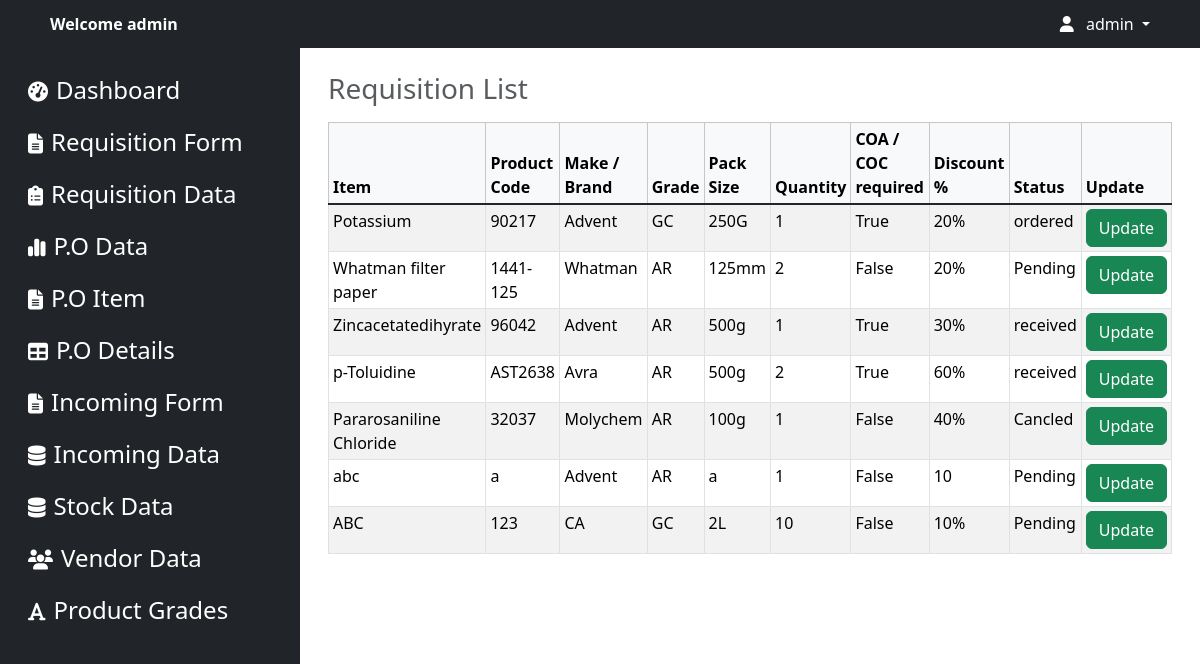
Page /requisition-list/ (signed in) on the committed database.
### apps/models.py (models this page shows, shortened)
class RequisitionItem(models.Model):
    item = models.CharField(max_length=100)
    product_code = models.CharField(max_length=100)
    make_brand = models.CharField(max_length=100)
    grade = models.CharField(max_length=20)
    pack_size = models.CharField(max_length=100)
    quantity = models.CharField(max_length=100)
    coa_coc_required = models.BooleanField(default=False)
    discount = models.CharField(max_length=100,default='None')
    status = models.CharField(max_length=50)

### apps/views.py (the view)
# urls.py: path('requisition-list/', views.requisition_data_list, name='requisition_data_list'),
@login_required
@never_cache
def requisition_data_list(request):
    vendors = Vendor.objects.all()
    requisition_data = RequisitionItem.objects.all()
    return render(request, 'logined/requisition_list.html', {'vendors': vendors, 'requisition_data' : requisition_data})  # Create a success.html template

### templates/logined/requisition_list.html (shortened to what this page needs)
<!DOCTYPE html>
<html lang="en">
<head>
    {% load static %}
    <link href="https://cdn.jsdelivr.net/npm/bootstrap@5.3.2/dist/css/bootstrap.min.css" rel="stylesheet">
    <link href="https://cdnjs.cloudflare.com/ajax/libs/font-awesome/6.5.1/css/all.min.css" rel="stylesheet">
    <link rel="stylesheet" href="{% static 'css/index.css' %}">
    <link rel="stylesheet" href="{% static 'css/sidebar.css' %}">
    <link rel="stylesheet" href="https://cdn.datatables.net/2.0.2/css/dataTables.bootstrap5.css">
    <link rel="stylesheet" href="https://cdn.datatables.net/buttons/3.0.1/css/buttons.dataTables.css">
    <link rel="stylesheet" href="https://cdn.datatables.net/select/2.0.0/css/select.dataTables.css">
</head>
<body>
    {% include 'logined/navbar.html' %}
    <div class="container-fluid">
        {% include 'logined/sidebar.html' %}
        <div class="col overflow-x-auto ">
            <div class="container-fluid p-3">
                <div class="table-responsive{-sm|-md|-lg|-xl|-xxl}">
                    <table id="example"
                        class="caption-top table min-mobile-p table-bordered table-striped table-sm table-hover"
                        style="width:100%">
                        <caption>
                            <h3>Requisition List</h3>
                        </caption>
                        <thead class="table-light">
                            <tr>
                                <th>Item</th>
                                <th>Product Code</th>
                                <th>Make / Brand</th>
                                <th>Grade</th>
                                <th>Pack Size</th>
                                <th>Quantity</th>
                                <th>COA / COC required</th>
                                <th>Discount %</th>
                                <th>Status</th>
                                <th>Update</th>
                            </tr>
                        </thead>
                        <tbody class="table-group-divider">
                            {% for requisition in requisition_data %}
                            <tr>
                                <td>{{ requisition.item }}</td>
                                <td>{{ requisition.product_code }}</td>
                                <td>{{ requisition.make_brand }}</td>
                                <td>{{ requisition.grade }}</td>
                                <td>{{ requisition.pack_size }}</td>
                                <td>{{ requisition.quantity }}</td>
                                <td>{{ requisition.coa_coc_required }}</td>
                                <td>{{ requisition.discount }}</td>
                                <td>{{ requisition.status }}</td>
                                <td>
                                    <a href="{% url 'requisition_edit' product_code=requisition.product_code %}"
                                        class="mx-auto btn btn-success">Update</a>
                                </td>
                            </tr>
                            {% endfor %}
                        </tbody>
                    </table>
                </div>
            </div>
        </div>
    </div>
    </div>
</body>
</html>

### templates/logined/navbar.html (shortened to what this page needs)
{% load static %}
<nav class="navbar navbar-expand-lg navbar-dark bg-dark navbar-custom p-1 ">
    <div class="container">
        <div class="collapse navbar-collapse" id="navbarNav">
            <ul class="navbar-nav">
                <li class="nav-item">
                    <a class="nav-link d-none d-lg-block text-white fw-semibold" href="#">Welcome {{ user.username }}</a>
                </li>
            </ul>
            <ul class="navbar-nav ms-auto">
                {% if user.is_authenticated %}
                <li class="nav-item dropdown">
                    <a class="nav-link dropdown-toggle text-white" href="#" id="navbarDropdown" role="button"
                        data-bs-toggle="dropdown" aria-expanded="false">
                        <i class="fas fa-user"></i> <span class="ms-2 d-none d-sm-inline">{{ user.username }}</span>
                    </a>
                </li>
                {% endif %}
            </ul>
        </div>
    </div>
</nav>

### templates/logined/sidebar.html
{% load static %}
<div class="row flex-nowrap ">
    <div class="bg-dark col-auto col-md-4 col-lg-3 min-vh-100 d-flex flex-column justify-content-between">
        <div class="bg-dark">
            <ul class="nav nav-pills flex-column mt-3 ">
                <li class="nav-item">
                    <a href="{% url 'home_dashboard' %}" class="nav-link text-white" aria-current="page">
                        <i class="fs-5 fas fa-tachometer-alt"></i><span
                            class="fs-4 d-none ms-2 d-sm-inline">Dashboard</span>
                    </a>
                </li>
                <li class="nav-item py-2 py-sm-0">
                    <a href="{% url 'requisition_form' %}" class="nav-link text-white" aria-current="page">
                        <i class="fs-5 fas fa-file-text"></i><span
                            class="fs-4 d-none ms-2 d-sm-inline">Requisition Form</span>
                    </a>
                </li>
                <li class="nav-item py-2 py-sm-0">
                    <a href="{% url 'requisition_data_list' %}" class="nav-link text-white" aria-current="page">
                        <i class="fs-5 fas fa-clipboard-list"></i><span
                            class="fs-4 d-none ms-2 d-sm-inline">Requisition Data</span>
                    </a>
                </li>
                <li class="nav-item py-2 py-sm-0">
                    <a href="{% url 'po_details' %}" class="nav-link text-white" aria-current="page">
                        <i class="fs-5 fas fa-chart-simple"></i><span
                            class="fs-4 d-none ms-2 d-sm-inline">P.O Data</span>
                    </a>
                </li>
                <li class="nav-item py-2 py-sm-0">
                    <a href="{% url 'purchase_form' %}" class="nav-link text-white" aria-current="page">
                        <i class="fs-5 fas fa-file-text"></i><span
                            class="fs-4 d-none ms-2 d-sm-inline">P.O Item</span>
                    </a>
                </li>
                <li class="nav-item py-2 py-sm-0">
                    <a href="{% url 'purchase_list' %}" class="nav-link text-white" aria-current="page">
                        <i class="fs-5 fas fa-table"></i><span
                            class="fs-4 d-none ms-2 d-sm-inline">P.O Details</span>
                    </a>
                </li>
                <li class="nav-item py-2 py-sm-0">
                    <a href="{% url 'incoming_material_form' %}" class="nav-link text-white" aria-current="page">
                        <i class="fs-5 fas fa-file-text"></i><span
                            class="fs-4 d-none ms-2 d-sm-inline">Incoming Form</span>
                    </a>
                </li>
                <li class="nav-item py-2 py-sm-0">
                    <a href="{% url 'submitted_data_list' %}" class="nav-link text-white" aria-current="page">
                        <i class="fs-5 fas fa-database"></i><span
                            class="fs-4 d-none ms-2 d-sm-inline">Incoming Data</span>
                    </a>
                </li>
                <li class="nav-item py-2 py-sm-0">
                    <a href="{% url 'stock' %}" class="nav-link text-white" aria-current="page">
                        <i class="fs-5 fas fa-database"></i><span
                            class="fs-4 d-none ms-2 d-sm-inline">Stock Data</span>
                    </a>
                </li>
                <li class="nav-item py-2 py-sm-0">
                    <a href="{% url 'vendor_list' %}" class="nav-link text-white" aria-current="page">
                        <i class="fs-5 fas fa-users"></i><span
                            class="fs-4 d-none ms-2 d-sm-inline">Vendor Data</span>
                    </a>
                </li>
                <li class="nav-item py-2 py-sm-0">
                    <a href="{% url 'grade_list' %}" class="nav-link text-white" aria-current="page">
                        <i class="fs-5 fas fa-font"></i><span
                            class="fs-4 d-none ms-2 d-sm-inline">Product Grades</span>
                    </a>
                </li>
            </ul>
        </div>
    </div>

### static/css/index.css (style rules this page uses)
.navbar { --bs-navbar-padding-y: 0rem !important; }

### rows in the picture
RequisitionItem: item "Potassium", product_code "90217", make_brand "Advent", grade "GC", pack_size "250G", quantity "1", coa_coc_required "True", discount "20%", status "ordered"
RequisitionItem: item "Whatman filter paper", product_code "1441-125", make_brand "Whatman", grade "AR", pack_size "125mm", quantity "2", coa_coc_required "False", discount "20%", status "Pending"
RequisitionItem: item "Zincacetatedihyrate", product_code "96042", make_brand "Advent", grade "AR", pack_size "500g", quantity "1", coa_coc_required "True", discount "30%", status "received"
RequisitionItem: item "p-Toluidine", product_code "AST2638", make_brand "Avra", grade "AR", pack_size "500g", quantity "2", coa_coc_required "True", discount "60%", status "received"
RequisitionItem: item "Pararosaniline Chloride", product_code "32037", make_brand "Molychem", grade "AR", pack_size "100g", quantity "1", coa_coc_required "False", discount "40%", status "Cancled"
RequisitionItem: item "abc", product_code "a", make_brand "Advent", grade "AR", pack_size "a", quantity "1", coa_coc_required "False", discount "10", status "Pending"
RequisitionItem: item "ABC", product_code "123", make_brand "CA", grade "GC", pack_size "2L", quantity "10", coa_coc_required "False", discount "10%", status "Pending"

### other values in the picture
{{ user.username }} "admin"
